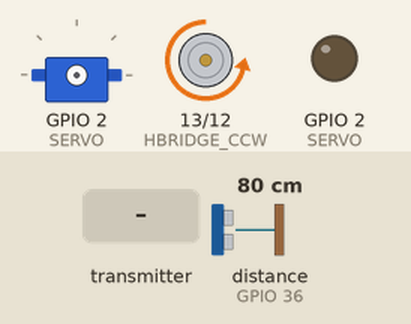
Recording of a sketch running on a simulated ESP32. On the bench: servo, motor-driver pin pairs drawn as motors (green arrow = first pin HIGH = forward, orange = second pin HIGH = backward, longer = more drive), output pins drawn as LEDs (lit = HIGH). Wiring (inferred from the names in the program): ultrasonic range finder: trigger GPIO 32; echo GPIO 36. The inputs (shaded band) are chosen by the test bench; at power-on: distance to the obstacle (sensor on GPIO 36) 80 cm. The echo pulse lasts 58.3 µs per cm; servo pulses on a pin are drawn as a servo (544–2400 µs = 0–180°); pins used as bus, display or sensor lines are not drawn.

Above: at 1.2 s.
1.3 s: distance to the obstacle (sensor on GPIO 36) set to 2 cm
At 2.6 s:
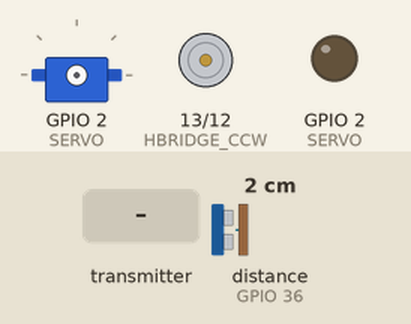
4.3 s: the transmitter starts sending percent_from_center = 25
5.8 s: distance to the obstacle (sensor on GPIO 36) set to 15 cm
7.3 s: distance to the obstacle (sensor on GPIO 36) set to 18 cm
8.8 s: the transmitter starts sending percent_from_center = 0
At 11.0 s:
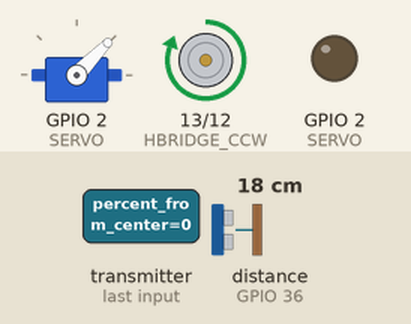
At 11.6 s:
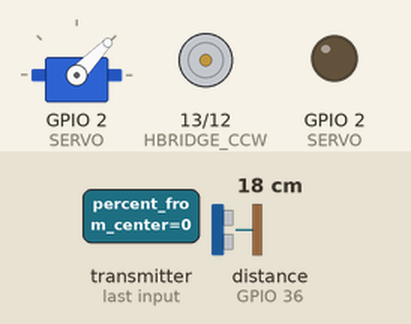
11.8 s: distance to the obstacle (sensor on GPIO 36) set to 35 cm
Timing chart, 0 to 14.3 s (numbered marks = the images above; inputs shaded):
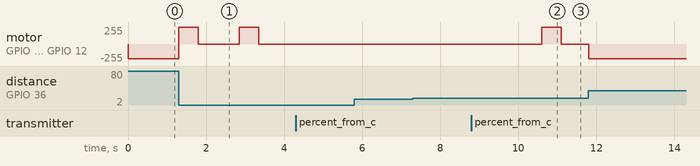

The sketch:

baldersbloodboat.ino
```cpp
#include <WiFi.h>
#include <esp_now.h>

#define SERVO 2

#define HBRIDGE_CW 12
#define HBRIDGE_CCW 13

#define SENSOR_ECHO 36
#define SENSOR_TRIG 32

typedef struct struct_message {
  int percent_from_center;
} struct_message;

struct_message camValue;

int percent_from_center;
const int servoChannel = 0;
const int motorChannel = 2;

const int servoFrequency = 50;
const int motorFrequency = 3000;

const int resolution = 8;

void forwards() { ledcWrite(motorChannel, 220); }

/**
 * degrees given is degree of servo
 * if wanna turn right servo goes left
 * value of -90 makes servo go left makes boat go right
 * servo should be from 0.6ms up time to 1.3ms uptime (0.6 makes boat go left)
 **/
void turn(int degrees) {
  int degrees_actual = degrees;
  int pwm_wavelength = 20000;

  static long last = millis();

  int degree_to_100_percent = map(degrees_actual, -90, 90, 300, 650);

  // 1ms pulse is -90 degrees, 1.5 ms pulse is 0 degrees, 2ms pulse is 90
  float percentage = degree_to_100_percent / 100.0;

  int actual = map(percentage, 0, 100, 0, 255);
  ledcWrite(servoChannel, actual);

  // Serial.println(percentage);

  // pwm(SERVO, pwm_wavelength, percentage);
}

// remove forward momentum by blipping reverse for a second
void abrupt_stop() {
  digitalWrite(HBRIDGE_CW, LOW);
  digitalWrite(HBRIDGE_CCW, HIGH);

  delay(500);
  digitalWrite(HBRIDGE_CCW, LOW);
}

void get_distance(int* p_centimeters) {
  long duration;
  digitalWrite(SENSOR_TRIG, LOW);
  delayMicroseconds(5);
  digitalWrite(SENSOR_TRIG, HIGH);
  delayMicroseconds(10);
  digitalWrite(SENSOR_TRIG, LOW);

  duration = pulseIn(SENSOR_ECHO, HIGH);
  *p_centimeters = (duration / 2) / 29.1;
}

void sensor() {
  static int centimeters = 0;
  static bool stopped = false;

  get_distance(&centimeters);

  // double nesting this is so sad
  if (centimeters > 0 && centimeters < 20) {
    if (!stopped) {
      abrupt_stop();
      stopped = true;
    }
  } else {
    stopped = false;
    forwards();
  }
}

void test_servo() {
  int dutyCycle;
  for (dutyCycle = 10; dutyCycle <= 18; dutyCycle++) {
    ledcWrite(servoChannel, dutyCycle);
    delay(70);
  }
  for (dutyCycle = 18; dutyCycle >= 10; dutyCycle--) {
    ledcWrite(servoChannel, dutyCycle);
    delay(70);
  }
}

void bang_servo() {
  // Serial.print("percent from center: ");
  // Serial.println(percent_from_center);
  if (percent_from_center == -998) {
    return;
  }

  // 18 and 0 is max right and left
  if (percent_from_center < 0) {
    ledcWrite(servoChannel, 15);
  } else if (percent_from_center > 0) {
    ledcWrite(servoChannel, 13);
  } else {
    return;
  }
}

void OnDataRecv(const uint8_t* mac, const uint8_t* incomingData, int len) {
  memcpy(&camValue, incomingData, sizeof(camValue));
}

void setup() {
  Serial.begin(115200);
  Serial.setDebugOutput(true);

  WiFi.mode(WIFI_STA);

  if (esp_now_init() != ESP_OK) {
    Serial.println("Error initializing ESP-NOW");
    return;
  }

  // Once ESPNow is successfully Init, we will register for recv CB to
  // get recv packer info
  esp_now_register_recv_cb(OnDataRecv);

  pinMode(HBRIDGE_CW, OUTPUT);
  pinMode(HBRIDGE_CCW, OUTPUT);

  pinMode(SENSOR_TRIG, OUTPUT);
  pinMode(SENSOR_ECHO, INPUT);

  ledcSetup(servoChannel, servoFrequency, resolution);
  ledcSetup(motorChannel, motorFrequency, resolution);

  ledcAttachPin(SERVO, servoChannel);
  ledcWrite(servoChannel, 0);

  ledcAttachPin(HBRIDGE_CW, motorChannel);
  ledcWrite(motorChannel, 0);
}

void loop() {
  percent_from_center = camValue.percent_from_center;
  static int centimeters = 0;
  static bool stopped = false;

  get_distance(&centimeters);

  bang_servo();

  if (centimeters > 0 && centimeters < 20) {
    if (!stopped) {
      abrupt_stop();
      stopped = true;
    } else {
      ledcWrite(motorChannel, 0);
    }
  } else {
    stopped = false;
    if (percent_from_center == -998) {
      ledcWrite(motorChannel, 0);
    } else {
      forwards();
    }
  }
}
```

Measured:
- after the input at 1.3 s, motor on GPIO 13 (HBRIDGE_CCW) / GPIO 12 (HBRIDGE_CW): alternates forward 255/255 for 0.50 s and stopped for 1.0 s, starting at once
- after the input at 5.8 s, every drawn part: stays the same
- after the input at 7.3 s, every drawn part: stays the same
- after the input at 8.8 s, motor on GPIO 13 (HBRIDGE_CCW) / GPIO 12 (HBRIDGE_CW): stopped → forward 255/255 after 1.8 s, → stopped 0.50 s later
